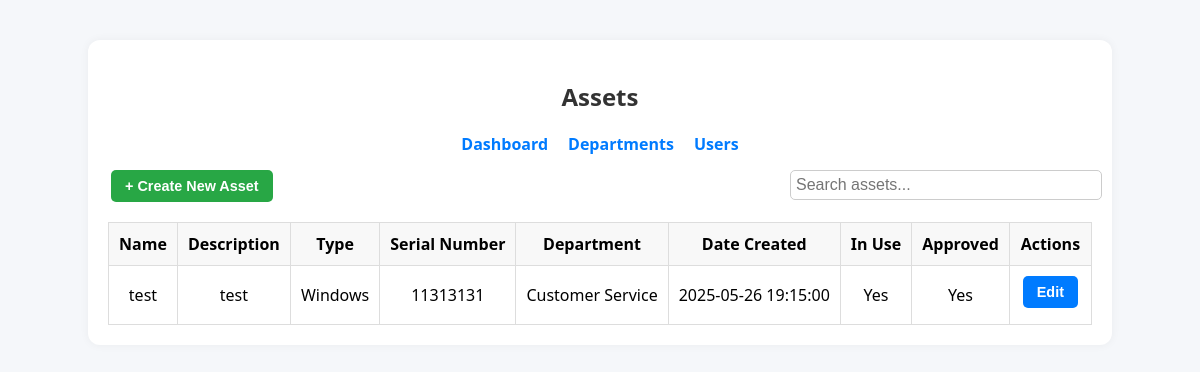
Screenshot of /assets (signed in) with the database file from the repository.
### tables this page shows
CREATE TABLE Asset (
        id INTEGER PRIMARY KEY AUTOINCREMENT,
        name TEXT NOT NULL,
        description TEXT,
        type TEXT,
        serial_number TEXT UNIQUE,
        date_created TEXT,
        in_use INTEGER NOT NULL DEFAULT 1,
        approved INTEGER NOT NULL DEFAULT 0,
        owner_id INTEGER,
        department_id INTEGER,
        FOREIGN KEY(owner_id) REFERENCES User(id),
        FOREIGN KEY(department_id) REFERENCES Department(id)
    );

CREATE TABLE Department (
        id INTEGER PRIMARY KEY AUTOINCREMENT,
        name TEXT NOT NULL
    );

### app.py (the view)
@app.route('/assets')
@login_required
def assets():
    user = current_user()
    connection = get_db()
    cursor = connection.cursor()
    if user['role'] == 'Admin':
         cursor.execute('''
            SELECT a.*, u.username AS owner_username, d.name AS department_name
            FROM Asset a
            LEFT JOIN User u ON a.owner_id = u.id
            LEFT JOIN Department d ON a.department_id = d.id
        ''')
    else:
        cursor.execute('''
            SELECT a.*, u.username AS owner_username, d.name AS department_name
            FROM Asset a
            LEFT JOIN User u ON a.owner_id = u.id
            LEFT JOIN Department d ON a.department_id = d.id
            WHERE a.owner_id = ?
        ''', (user['id'],))
    assets = cursor.fetchall()
    cursor.execute("SELECT * FROM Department")
    departments = cursor.fetchall()
    cursor.execute("SELECT id, username FROM User ORDER BY username ASC")
    users = cursor.fetchall()
    return render_template('assets.html', assets=assets, user=user, departments=departments, users=users)

### app.py (called while the page is built)
def get_db():
    if 'db' not in g:
        g.db = sql.connect(app.config['DATABASE'])
        g.db.row_factory = sql.Row
    return g.db

def query_db(query, args=(), one=False):
    cursor = get_db().execute(query, args)
    rv = cursor.fetchall()
    cursor.close()
    return (rv[0] if rv else None) if one else rv

def current_user():
    if 'user_id' in session:
        return query_db('SELECT * FROM User WHERE id = ?', [session['user_id']], one=True)
    return None

def login_required(f):
    @wraps(f)
    def decorated_function(*args, **kwargs):
        if 'user_id' not in session:
            flash('Please log in to access this page.', 'warning')
            return redirect(url_for('login'))
        return f(*args, **kwargs)
    return decorated_function

### templates/assets.html (shortened to what this page needs)
<!DOCTYPE html>
<html lang="en">
  <head>
    <link
      rel="stylesheet"
      href="{{ url_for('static', filename='css/style.css') }}"
    />
    <link
      rel="stylesheet"
      href="{{ url_for('static', filename='css/assets.css') }}"
    />
  </head>
  <body>
    <div class="assets-container">
      <h2 class="text-center">Assets</h2>
      <nav class="nav-links">
        <a href="{{ url_for('dashboard') }}">Dashboard</a>
        <a href="{{ url_for('departments') }}">Departments</a>
        <a href="{{ url_for('users') }}">Users</a>
      </nav>
      <button class="btn btn-create" id="openCreateModal">
        + Create New Asset
      </button>
      <input type="text" id="searchBar" placeholder="Search assets..." />
      <table>
        <thead>
          <tr>
            <th>Name</th>
            <th>Description</th>
            <th>Type</th>
            <th>Serial Number</th>
            <th>Department</th>
            <th>Date Created</th>
            <th>In Use</th>
            <th>Approved</th>
            <th>Actions</th>
          </tr>
        </thead>
        <tbody>
          {% for asset in assets %}
          <tr>
            <td>{{ asset['name'] }}</td>
            <td>{{ asset['description'] or '—' }}</td>
            <td>{{ asset['type'] or '—' }}</td>
            <td>{{ asset['serial_number'] or '—' }}</td>
            <td>{{ asset['department_name'] or '—' }}</td>
            <td>{{ asset['date_created'] }}</td>
            <td>{{ 'Yes' if asset['in_use'] else 'No' }}</td>
            <td>{{ 'Yes' if asset['approved'] else 'No' }}</td>
            <td>
               {% if user['role'] == 'Admin' or asset['owner_id'] ==
              user['id'] %}
              <button
                class="btn btn-edit"
                data-id="{{ asset['id'] }}"
                data-name="{{ asset['name'] }}"
                data-description="{{ asset['description'] }}"
                data-type="{{ asset['type'] }}"
                data-serial="{{ asset['serial_number'] }}"
                data-department="{{ asset['department_id'] or '' }}"
                data-inuse="{{ asset['in_use'] }}"
                data-approved="{{ asset['approved'] }}"
                data-userid="{{ asset['owner_id'] }}"
                id="editBtn-{{ asset['id'] }}"
              >
                Edit
              </button>
              {% endif %}
            </td>
          </tr>
          {% else %}
          <tr>
            <td colspan="9">No assets found.</td>
          </tr>
          {% endfor %}
        </tbody>
      </table>
    </div>
  </body>
</html>

### static/css/style.css (style rules this page uses)
body { font-family: "Segoe UI", Tahoma, Geneva, Verdana, sans-serif; background: #f5f7fa; display: flex; align-items: center; justify-content: center; margin: 0; }
h2 { text-align: center; color: #333; }
.nav-links { display: flex; justify-content: center; gap: 20px; margin-bottom: 15px; }
.nav-links a { text-decoration: none; color: #007bff; font-weight: bold; }
input[type="text"], input[type="password"] { padding: 10px; margin-bottom: 15px; border: 1px solid #ccc; border-radius: 5px; }
button { padding: 10px; background-color: #007bff; color: white; border: none; border-radius: 5px; cursor: pointer; }
a { color: #007bff; text-decoration: none; }

### static/css/assets.css (style rules this page uses)
.assets-container { max-width: 1000px; margin: 40px auto; padding: 20px; background: #fff; border-radius: 12px; box-shadow: 0 0 10px rgba(0, 0, 0, 0.05); position: relative; }
table { width: 100%; border-collapse: collapse; margin-top: 20px; }
th, td { padding: 10px; border: 1px solid #ddd; text-align: center; }
th { background: #f8f8f8; }
.btn { padding: 8px 14px; margin: 0 3px; border: none; border-radius: 5px; cursor: pointer; font-weight: 600; font-size: 0.9rem; }
.btn-create { background-color: #28a745; color: white; }
.btn-edit { background-color: #007bff; color: white; margin-bottom: 6px; }
#searchBar { margin-bottom: 10px; padding: 5px; width: 300px; font-size: 16px; position: absolute; right: 10px; }

### rows the page displays
Asset: name "test", description "test", type "Windows", serial_number "11313131", name "Customer Service", date_created "2025-05-26 19:15:00", in_use "Yes", approved "Yes"
